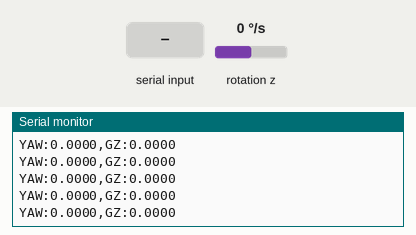
The sketch below on a simulated ESP32. Parts: the last lines printed to the serial monitor. The test bench sets the inputs (shaded band); at power-on: rotation z 0 °/s. EEPROM starts erased.

Above: at 1.7 s.
1.8 s: "C" received over Serial
At 1.81 s:
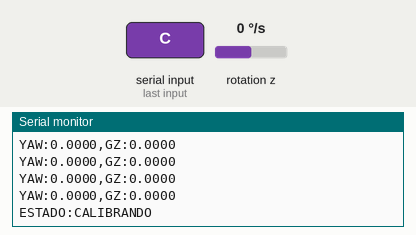
3.3 s: rotation z set to -192 °/s
At 3.32 s:
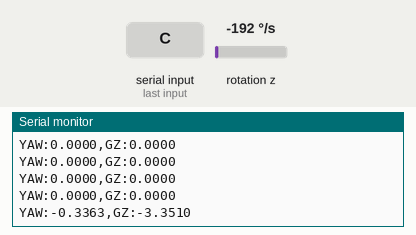
4.8 s: rotation z set to -100 °/s
At 4.83 s:
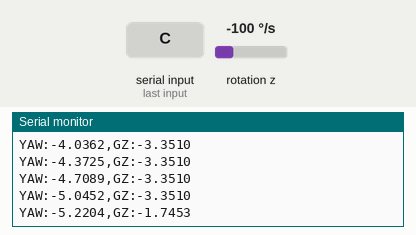
Timing chart, 0 to 7.8 s (numbered marks = the images above; inputs shaded):
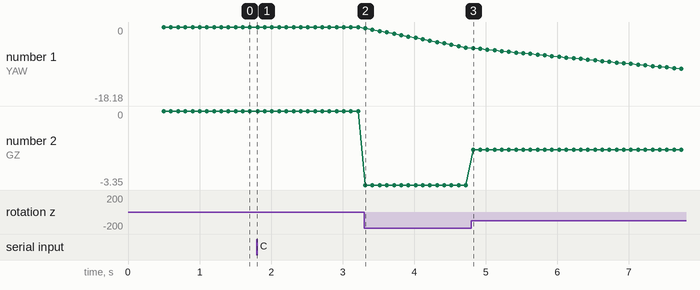

The sketch:

Giroscopio_puerto_serie.ino
```cpp
//Librerías necesarias
#include "I2Cdev.h"
#include "MPU6050.h"
#include "Wire.h"
#include <Preferences.h> // Para guardar los offsets permanentemente


//Creación de objetos
MPU6050 mpu;         //Objeto que representa al MPU6050
Preferences prefs;   //Objeto donde guardar la configuración del sensor

// Variables para el cálculo del ángulo
int16_t gz_raw;    //Lectura cruda
float gz_rad_s;    //Velocidad angular en radianes por segundo
float yaw = 0;     //Ángulo acumulado en radianes
long last_time;    //tiempo de última lectura

// Variables de calibración (Offsets)
int16_t ax_off, ay_off, az_off, gx_off, gy_off, gz_off;

void setup() {
    Serial.begin(115200); // abre puerto serie a 115200 baudios
    Wire.begin(21, 22);  //Establece el puerto I2C
    delay(500);  //pausa para que el sensor reciba energía

    // Iniciar memoria Preferences
    prefs.begin("mpu_offsets", false);
    cargarOffsets(); // Cargar los últimos offsets guardados

    Serial.println("INICIANDO_MPU");
    mpu.initialize();  //Configura el MPU

    // Verificación manual de conexión
    Wire.beginTransmission(0x68);
    if (Wire.endTransmission() != 0) {
        Serial.println("ERROR_CONEXION_I2C");
        while (1);
    }

    //Aplica la configuración de los offsets y arranca el reloj
    aplicarOffsets();
    last_time = micros();
}

void loop() {
    // Escucha si llegó algun dato ppor puerto serie
    if (Serial.available() > 0) {
        char c = Serial.read();    //Lee un caracter
        if (c == 'C') {           //Si le llegó una C ejecuta la calibracion del sensor
            ejecutarCalibracion();
        }
    }

    // Lee el valor curdo de rotación en el eje Z
    gz_raw = mpu.getRotationZ();

    // Convertir a radianes/segundo (escala 131.0 para +/- 250 deg/s)
    gz_rad_s = (gz_raw / 131.0) * (PI / 180.0);

    // Deadband (Filtro de ruido estático)
    if (abs(gz_rad_s) < 0.01) gz_rad_s = 0;

    // Integración temporal para obtener el ángulo Yaw
    long current_time = micros();
    float dt = (current_time - last_time) / 1000000.0;
    last_time = current_time;

    yaw += gz_rad_s * dt;  //Acumula el giro actual

    // Envía datos por puerto Serie
    Serial.print("YAW:");
    Serial.print(yaw, 4);
    Serial.print(",GZ:");
    Serial.println(gz_rad_s, 4);

    delay(100); // Frecuencia de envío de ~10Hz
}

//Función de calibración
void ejecutarCalibracion() {
    Serial.println("ESTADO:CALIBRANDO");
    // Usamos las funciones de autocalibración de la librería
    mpu.CalibrateAccel(6); //6 representa la cantidad de ciclos de ajuste
    mpu.CalibrateGyro(6);

    // Guardar los nuevos offsets encontrados
    gx_off = mpu.getXGyroOffset();
    gy_off = mpu.getYGyroOffset();
    gz_off = mpu.getZGyroOffset();
    ax_off = mpu.getXAccelOffset();
    ay_off = mpu.getYAccelOffset();
    az_off = mpu.getZAccelOffset();

    prefs.putShort("ax", ax_off);
    prefs.putShort("ay", ay_off);
    prefs.putShort("az", az_off);
    prefs.putShort("gx", gx_off);
    prefs.putShort("gy", gy_off);
    prefs.putShort("gz", gz_off);

    yaw = 0; // Reiniciamos el ángulo tras calibrar
    Serial.println("ESTADO:CALIBRACION_OK"); //Avisa por puerto serie que terminó de calibrar
    last_time = micros(); //reinicia reloj
}

//Funcion que lee la memoria permanente del ESP32 y carga los valores en las variables globales
void cargarOffsets() {
    ax_off = prefs.getShort("ax", 0);
    ay_off = prefs.getShort("ay", 0);
    az_off = prefs.getShort("az", 0);
    gx_off = prefs.getShort("gx", 0);
    gy_off = prefs.getShort("gy", 0);
    gz_off = prefs.getShort("gz", 0);
}

//Función que envía los comandos I2C para configurar los registros internos del MPU
void aplicarOffsets() {
    mpu.setXAccelOffset(ax_off);
    mpu.setYAccelOffset(ay_off);
    mpu.setZAccelOffset(az_off);
    mpu.setXGyroOffset(gx_off);
    mpu.setYGyroOffset(gy_off);
    mpu.setZGyroOffset(gz_off);
}
```

Measured:
- after the input at 1.8 s, the serial monitor: prints a new line at once (image 1)
- after the input at 3.3 s, the serial monitor: prints a new line at once (image 2)
- plotted number 1: 0 → -5.05 after the input at 3.3 s
- plotted number 2: 0 → -3.35 after the input at 3.3 s
